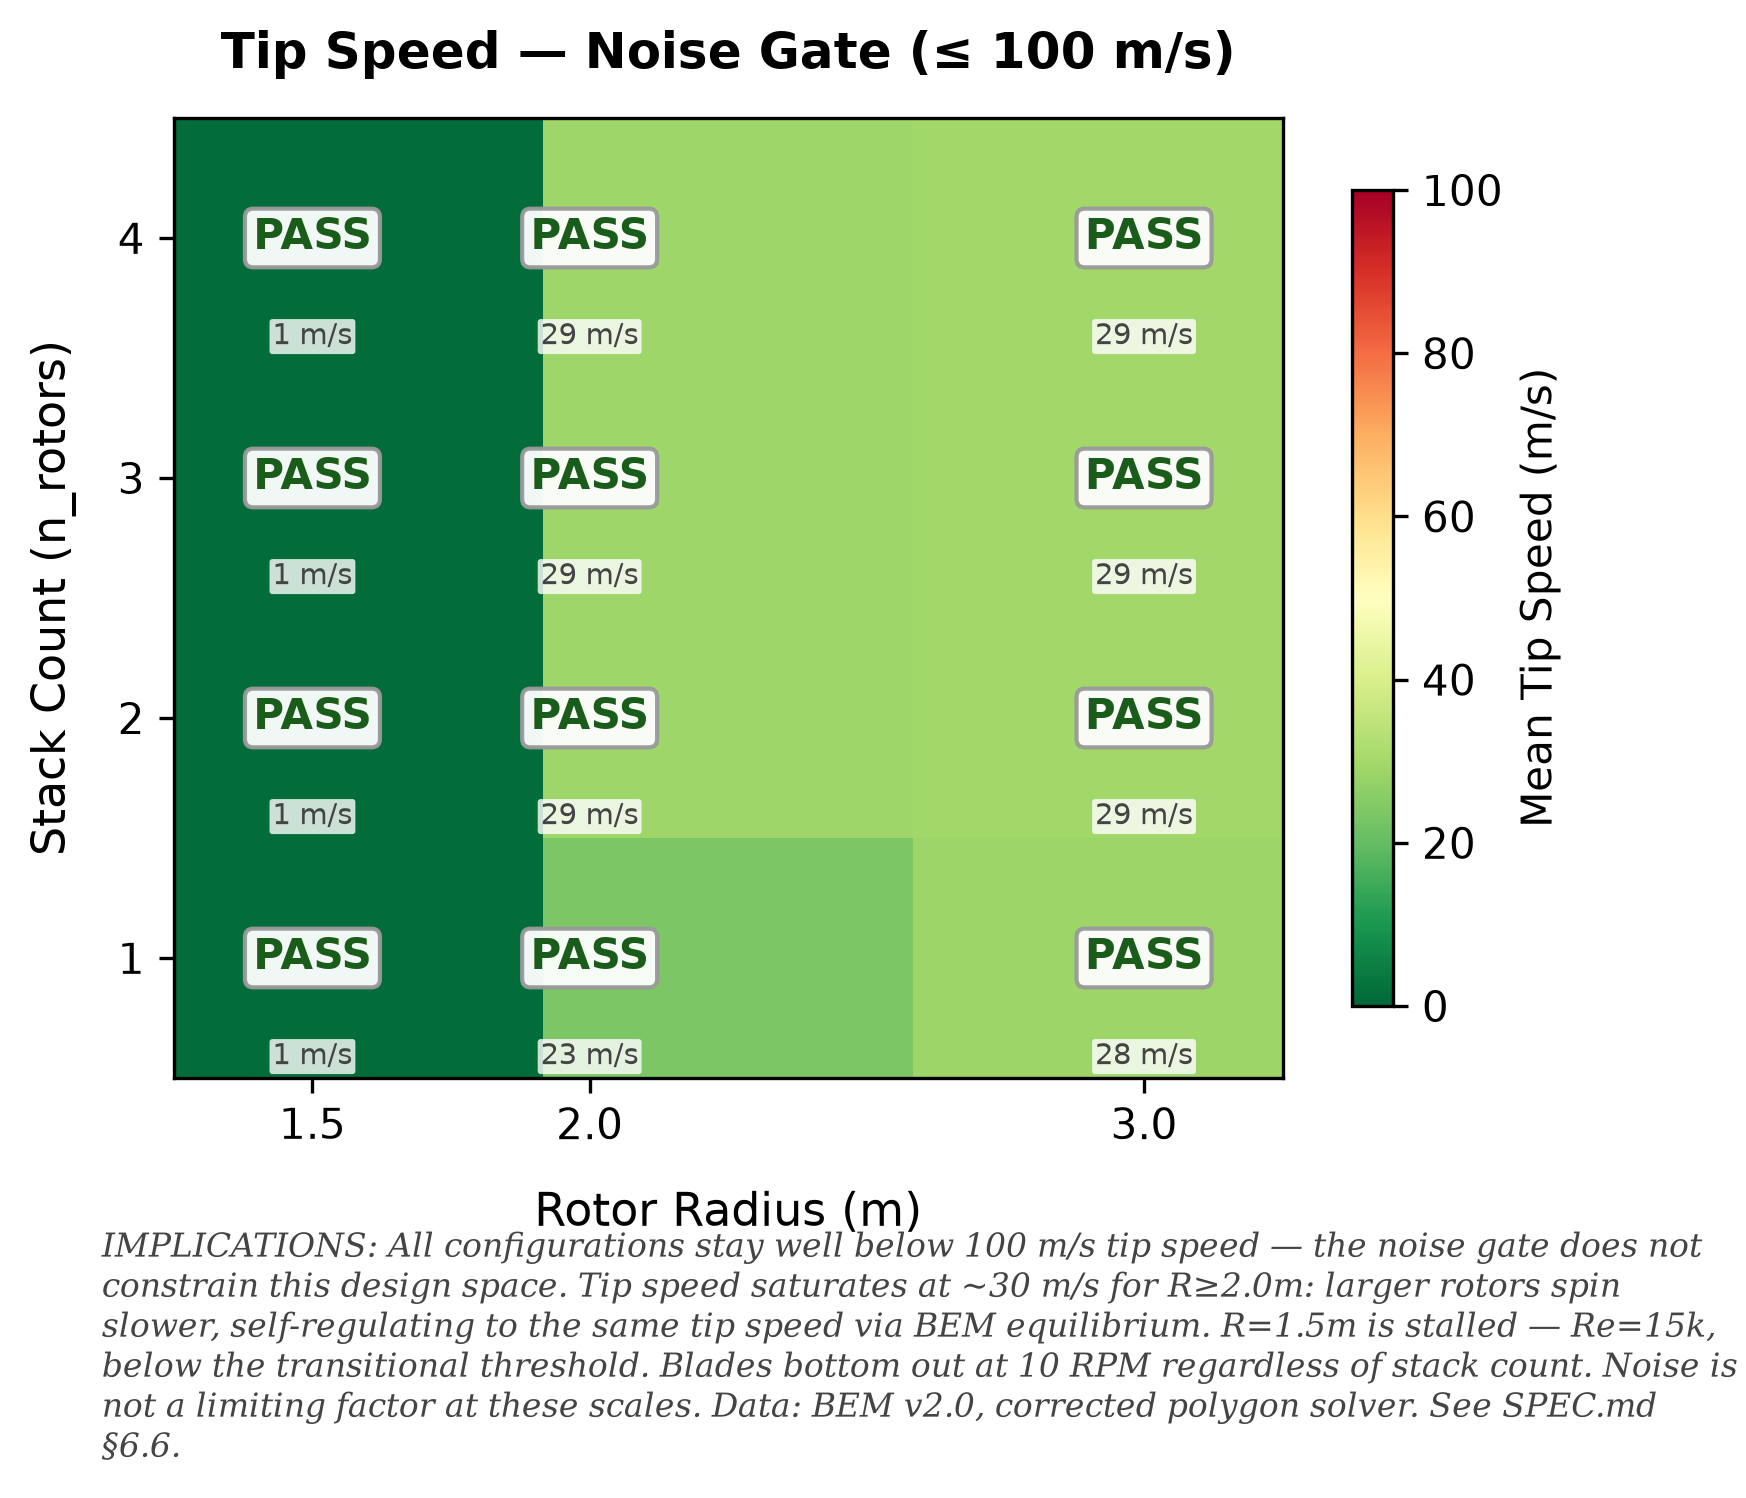

Write the Python code that produced this figure.
#!/usr/bin/env python3
"""bem-legacy-feasibility-heatmap: Tip speed heatmap by (radius, N).

Reads ../../bem_full_sweep.tsv, computes mean tip speed per (radius, n_rotors)
cell, annotates pass/fail per tip speed ≤ 100 m/s noise gate.
"""
import csv, numpy as np
from collections import defaultdict
import matplotlib
matplotlib.use("Agg")
import matplotlib.pyplot as plt

# ── Load ───────────────────────────────────────────────────────────────────
rows = []
with open("../../bem_full_sweep.tsv") as f:
    for row in csv.DictReader(f, delimiter="\t"):
        rows.append({
            "radius": float(row["radius"]),
            "n_rotors": int(row["n_rotors"]),
            "profile": row["profile"],
            "tip_speed_bem": float(row["tip_speed_bem"]),
        })

# ── Aggregate by (radius, n_rotors) ────────────────────────────────────────
cells = defaultdict(list)
for r in rows:
    key = (r["radius"], r["n_rotors"])
    cells[key].append(r["tip_speed_bem"])

radii_sorted = sorted(set(r["radius"] for r in rows))
counts_sorted = sorted(set(r["n_rotors"] for r in rows))
TIP_LIMIT = 100  # m/s — above this, tip noise becomes problematic

# Build matrices
tip_mean = np.zeros((len(counts_sorted), len(radii_sorted)))
tip_pass = np.zeros((len(counts_sorted), len(radii_sorted)), dtype=bool)
for ci, n in enumerate(counts_sorted):
    for ri, rad in enumerate(radii_sorted):
        vals = cells.get((rad, n), [])
        if vals:
            tip_mean[ci, ri] = np.mean(vals)
            tip_pass[ci, ri] = all(v <= TIP_LIMIT for v in vals)
        else:
            tip_mean[ci, ri] = np.nan
            tip_pass[ci, ri] = False

# ── Plot ───────────────────────────────────────────────────────────────────
fig, ax = plt.subplots(figsize=(6, 5))
fig.patch.set_facecolor("white")

# Reverse colormap: red=high tip speed (noisy), green=low (quiet)
im = ax.imshow(tip_mean, cmap="RdYlGn_r", aspect="auto", origin="lower",
               vmin=0, vmax=TIP_LIMIT,
               extent=[radii_sorted[0]-0.25, radii_sorted[-1]+0.25,
                       counts_sorted[0]-0.5, counts_sorted[-1]+0.5])

for ci, n in enumerate(counts_sorted):
    for ri, rad in enumerate(radii_sorted):
        if not np.isnan(tip_mean[ci, ri]):
            ok = tip_pass[ci, ri]
            ax.text(rad, n, "PASS" if ok else "FAIL",
                    ha="center", va="center",
                    fontsize=10, fontweight="bold",
                    color="#1a5c1a" if ok else "#8b0000",
                    bbox=dict(boxstyle="round,pad=0.2", facecolor="white",
                              edgecolor="#999999", alpha=0.95))
            ts_val = int(tip_mean[ci, ri])
            ax.text(rad, n - 0.35, f"{ts_val} m/s",
                    ha="center", va="top", fontsize=7, color="#444444",
                    bbox=dict(boxstyle="round,pad=0.1", facecolor="white",
                              edgecolor="none", alpha=0.8))

cbar = fig.colorbar(im, ax=ax, label="Mean Tip Speed (m/s)", shrink=0.85)
ax.set_xticks(radii_sorted)
ax.set_yticks(counts_sorted)
ax.set_xlabel("Rotor Radius (m)", fontsize=11, labelpad=10)
ax.set_ylabel("Stack Count (n_rotors)", fontsize=11, labelpad=10)
ax.set_title(f"Tip Speed — Noise Gate (≤ {TIP_LIMIT} m/s)",
             fontsize=12, fontweight="bold", pad=12)

# ── Implications caption ───────────────────────────────────────────────────
caption = (
    "IMPLICATIONS: All configurations stay well below 100 m/s tip speed — "
    "the noise gate does not constrain this design space. Tip speed "
    "saturates at ~30 m/s for R≥2.0m: larger rotors spin slower, "
    "self-regulating to the same tip speed via BEM equilibrium. "
    "R=1.5m is stalled — Re=15k, below the transitional threshold. "
    "Blades bottom out at 10 RPM regardless of stack count. "
    "Noise is not a limiting factor at these scales. "
    "Data: BEM v2.0, corrected polygon solver. See SPEC.md §6.6."
)
caption_text = fig.text(0.10, 0.02, caption, fontsize=8, color="#444444",
                         ha="left", va="bottom", style="italic", family="serif",
                         wrap=True)

plt.subplots_adjust(left=0.14, right=0.91, top=0.92, bottom=0.28)
fig.savefig("bem-legacy-feasibility-heatmap.png", dpi=300,
            facecolor="white", edgecolor="none",
            bbox_extra_artists=[caption_text], bbox_inches="tight")
fig.savefig("bem-legacy-feasibility-heatmap.pdf",
            facecolor="white", edgecolor="none",
            bbox_extra_artists=[caption_text], bbox_inches="tight")
plt.close()

print("bem-legacy-feasibility-heatmap.png + .pdf generated")
print(f"  {len(radii_sorted)} radii × {len(counts_sorted)} counts = "
      f"{np.sum(~np.isnan(tip_mean))} cells")
